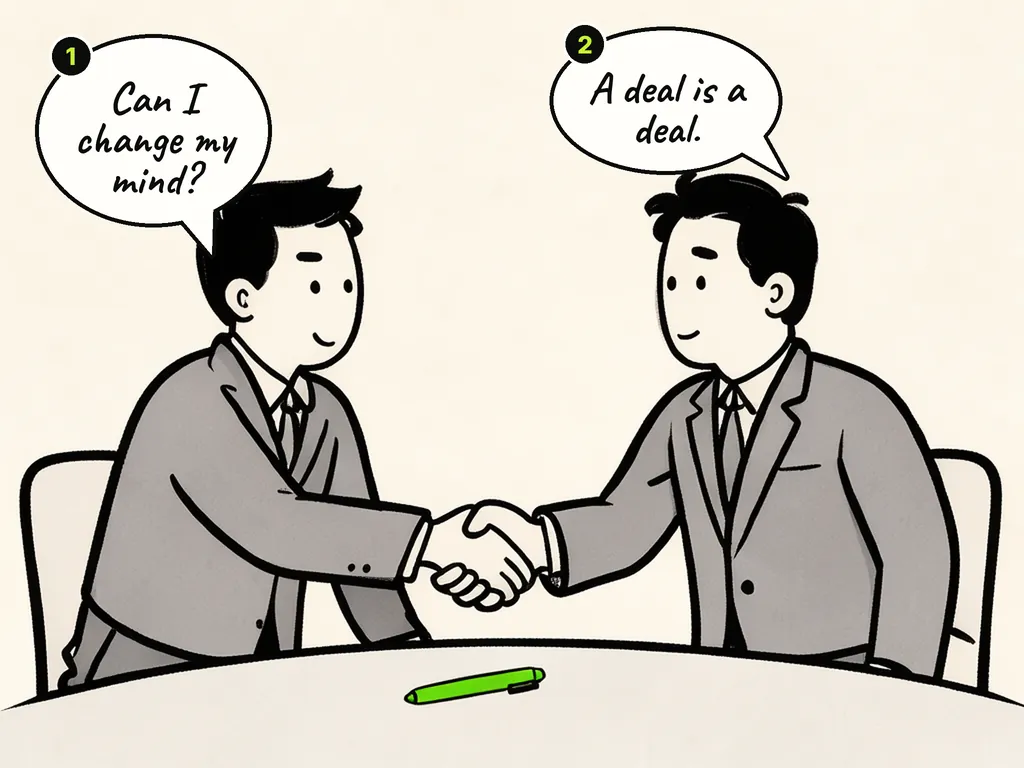
#> input picture assets/illustrations/a-deal-is-a-deal.webp, 1024 x 768 px
$ python -i lexicard_autobubbles.py   (imports and definitions only)
#> lines starting #> are read from the running program, lines starting #| are printed output that depends on the picture; after the words box and inside, x2 and y2 are one past the last pixel; in counts of white or black regions, pixels touching at a corner belong together
#> further down, picture is the input picture: PIL image 1024x768 RGB; mean R, G, B 206, 201, 191.5
"""Place Lexicard callouts automatically, then letter them with lexicard_bubbles.py.

Finds empty off-white space in a render and puts each bubble there, so nothing covers the drawing:
  - explanation clouds point at the bright lime object (the accent always marks the thing that carries the meaning);
  - spoken lines ("S: ...") become speech bubbles that point at the nearest head (the top of a figure);
  - an optional anchor after the prefix picks the target: "@left", "@right", "@middle" (that figure's head) or "@lime",
    e.g. "S: @left You back up!" or "@lime The secret gift"; "@x,y" aims at a pixel when detection gets it wrong;
    "@p1"/"@p2" aim at panel 1/2 of a two-panel image (see lexicard_batch.py);
  - a leading "!" marks the must-keep bubble (the one that states the meaning): it is placed first and is shrunk
    rather than dropped when space is tight.
Writes the placement to scenes/lexicard/bubbles/<id>.yaml so any bubble can be nudged by hand afterwards.

Usage:
    .venv-mlx/bin/python lexicard_autobubbles.py <id> <seed> "<bubble> | <bubble> | S: <spoken>"
    .venv-mlx/bin/python lexicard_autobubbles.py --plan <id>=<seed> [<id>=<seed> ...]   (bubbles from the plan TSV)
"""

import sys
from pathlib import Path

import numpy as np
import yaml
from PIL import Image, ImageFilter

import lexicard_bubbles as lb

ROOT = Path(__file__).resolve().parent
PLAN = Path.home() / "Projects/lexicard/content/illustration-plan.tsv"
GRID = 4  # analysis works on a quarter-size image
PANEL_ANCHORS = {"p1": (258, 300), "p2": (766, 300)}  # top of each panel in a two-panel image (lexicard_batch.py)


def masks(img: Image.Image):
    small = img.convert("RGB").resize((img.width // GRID, img.height // GRID))
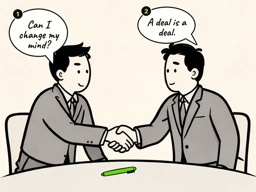
#> small: PIL image 256x192 RGB; mean R, G, B 205.9, 201, 191.7
    a = np.asarray(small).astype(int)
    corners = np.concatenate([a[:6, :6].reshape(-1, 3), a[:6, -6:].reshape(-1, 3)])
#> corners = 72 rows, first 8: [253, 246, 233], [253, 246, 233], [253, 246, 233], [253, 246, 233], [252, 245, 232], [252, 245, 232], [253, 246, 233], [253, 246, 233]
    bg = np.median(corners, axis=0)
#> bg = [252, 245, 232]
    fg = (np.abs(a - bg).sum(axis=2) > 40)
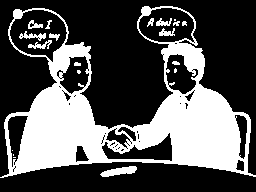
#> fg: shape (192, 256) bool; 33.3% white; 20 white regions (6 under 20 px), largest, box (x1, y1, x2, y2) and area: (0, 6, 256, 178) 15469, (100, 166, 137, 177) 232, (19, 31, 46, 41) 115
    fg_img = Image.fromarray((fg * 255).astype(np.uint8)).filter(ImageFilter.MaxFilter(7))
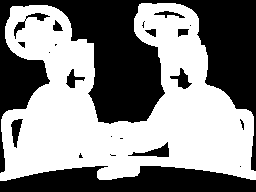
#> fg_img: PIL image 256x192 L; 53.3% white; 22 black regions (9 under 20 px), largest, box (x1, y1, x2, y2) and area: (0, 0, 256, 173) 16720, (0, 166, 256, 192) 4940, (128, 142, 169, 157) 240
    fg = np.asarray(fg_img) > 0
    r, g, b = a[..., 0], a[..., 1], a[..., 2]
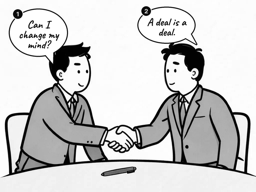
#> r: shape (192, 256) int64; min 0, max 255, mean 205.9
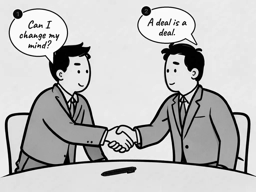
#> b: shape (192, 256) int64; min 0, max 255, mean 191.7
    lime = (g > 150) & (g - b > 70) & (r > 90) & (g > r)
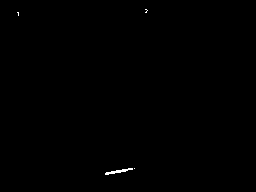
#> lime: shape (192, 256) bool; 0.17% white in thin lines or dots, all inside (x1, y1, x2, y2) = (17, 9, 148, 175)
    return fg, lime


# [130 lines left out: functions heads, size, place_in_order, place, run, not called in this run]


# [9 lines not run here, left out]

>>> from PIL import Image
>>> picture = Image.open('../../assets/illustrations/a-deal-is-a-deal.webp')
>>> result = masks(picture)

$ run again, on assets/illustrations/aloof.webp
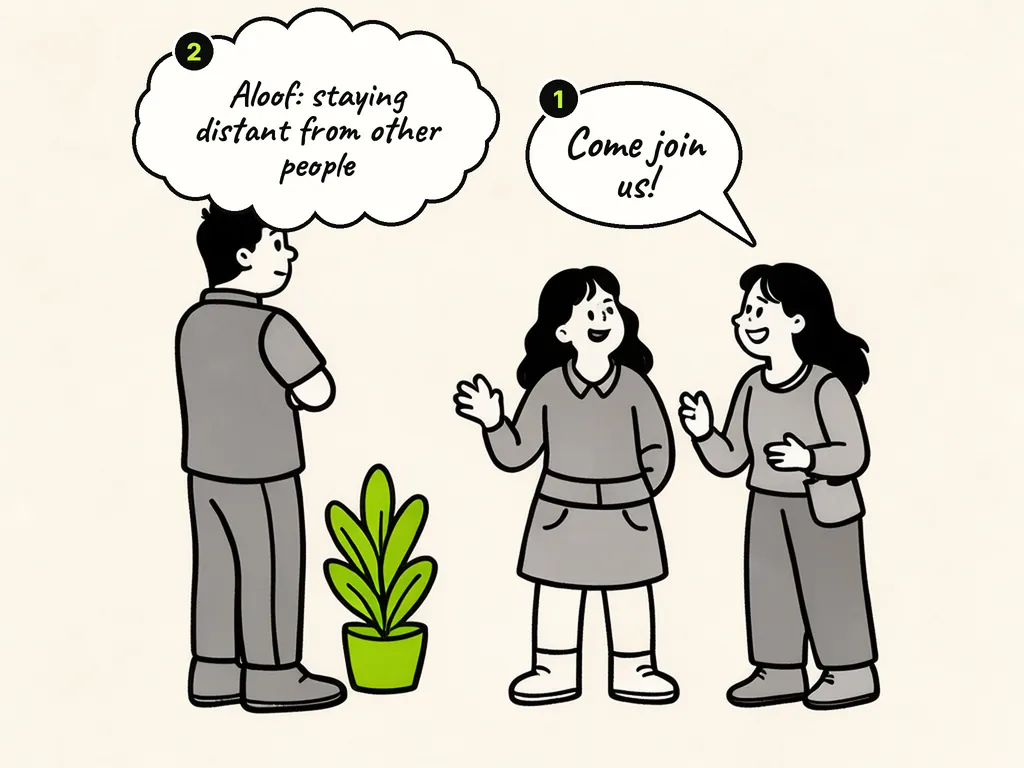
#> input picture assets/illustrations/aloof.webp, 1024 x 768 px
#> picture is the input picture: PIL image 1024x768 RGB; mean R, G, B 216.1, 212.2, 201
#> corners = 72 rows, first 8: [253, 246, 233], [253, 246, 233], [253, 246, 233], [253, 246, 235], [253, 246, 235], [253, 246, 236], [253, 246, 235], [253, 246, 235]
#> bg = [252, 246, 234]
#> in masks, `fg = (np.abs(a - bg).sum(axis=2) > 40)`:
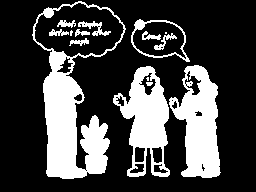
#> fg: shape (192, 256) bool; 26.8% white; 15 white regions (3 under 20 px), largest, box (x1, y1, x2, y2) and area: (32, 1, 126, 179) 5398, (169, 65, 221, 178) 3484, (113, 66, 170, 177) 3151
#> fg_img: PIL image 256x192 L; 45.7% white; 1 white region, box (x1, y1, x2, y2) and area: (29, 0, 224, 182) 22472
#> in masks, `lime = (g > 150) & (g - b > 70) & (r > 90) & (g > r)`:
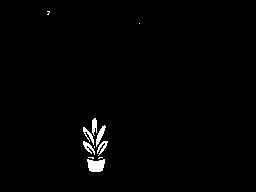
#> lime: shape (192, 256) bool; 1.2% white; 11 white regions (5 under 20 px), largest, box (x1, y1, x2, y2) and area: (87, 159, 105, 172) 184, (96, 125, 106, 147) 87, (83, 127, 94, 145) 69, (83, 141, 95, 155) 68, (92, 118, 97, 136) 67, (97, 141, 108, 156) 67

$ run again, on assets/illustrations/altruistic.webp
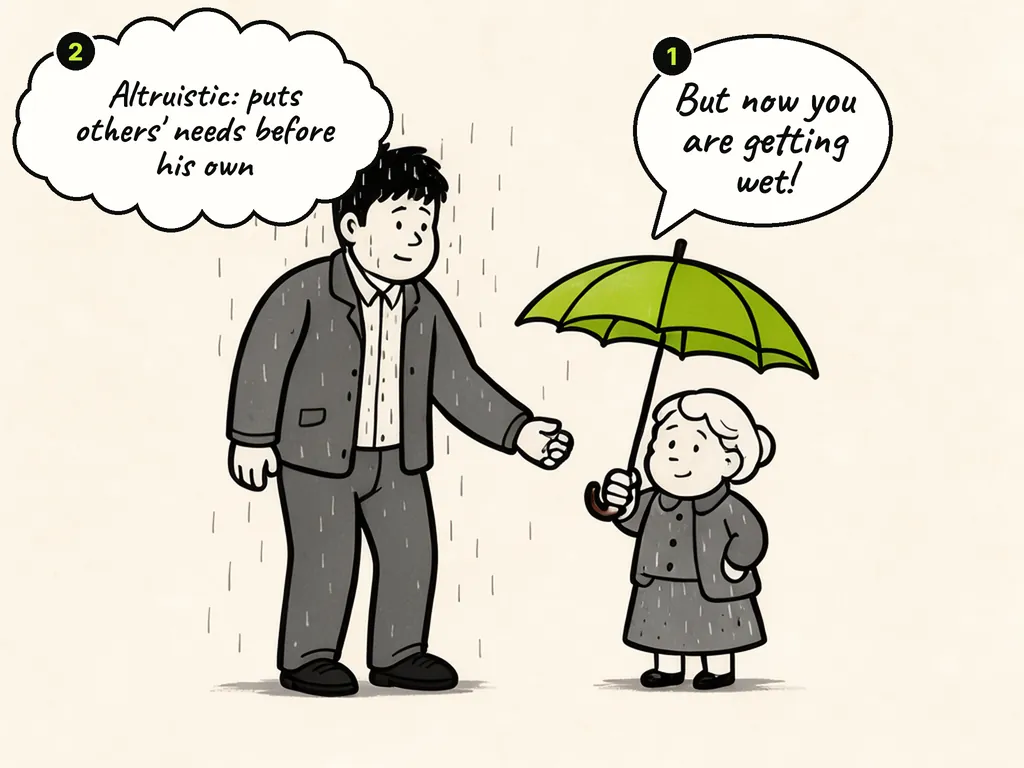
#> input picture assets/illustrations/altruistic.webp, 1024 x 768 px
#> picture is the input picture: PIL image 1024x768 RGB; mean R, G, B 218.2, 213.5, 200.4
#> corners = 72 rows, first 8: [252, 246, 237], [252, 246, 236], [252, 247, 232], [252, 247, 233], [253, 246, 233], [253, 246, 234], [252, 246, 237], [252, 246, 236]
#> bg = [253, 246, 233]
#> in masks, `fg = (np.abs(a - bg).sum(axis=2) > 40)`:
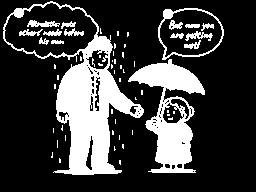
#> fg: shape (192, 256) bool; 23.7% white; 58 white regions (42 under 20 px), largest, box (x1, y1, x2, y2) and area: (3, 1, 144, 175) 6271, (128, 59, 205, 173) 3633, (158, 8, 224, 60) 453
#> fg_img: PIL image 256x192 L; 46.4% white; 4 white regions, box (x1, y1, x2, y2) and area: (0, 0, 227, 178) 22392, (48, 137, 64, 166) 273, (124, 29, 132, 40) 87, (129, 127, 136, 138) 77
#> in masks, `lime = (g > 150) & (g - b > 70) & (r > 90) & (g > r)`:
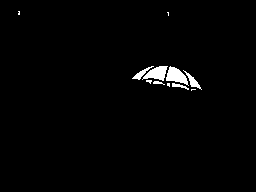
#> lime: shape (192, 256) bool; 1.6% white; 11 white regions (5 under 20 px), largest, box (x1, y1, x2, y2) and area: (166, 66, 189, 86) 245, (142, 66, 168, 81) 223, (183, 70, 202, 90) 101, (132, 66, 154, 80) 86, (172, 83, 189, 90) 48, (153, 81, 165, 85) 26

$ run again, on assets/illustrations/am-i-right.webp
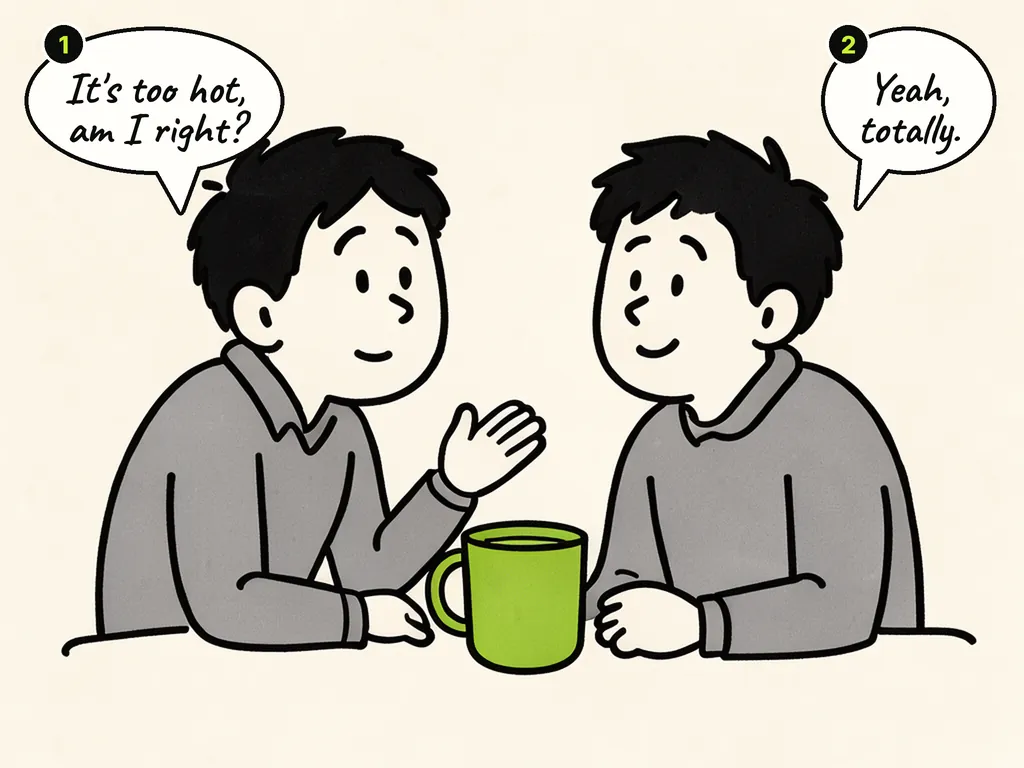
#> input picture assets/illustrations/am-i-right.webp, 1024 x 768 px
#> picture is the input picture: PIL image 1024x768 RGB; mean R, G, B 202.5, 198.2, 186.4
#> corners = 72 rows, first 8: [253, 246, 233], [253, 246, 233], [253, 246, 233], [253, 246, 233], [252, 245, 232], [252, 245, 232], [253, 246, 233], [253, 246, 233]
#> bg = [252, 245, 232]
#> in masks, `fg = (np.abs(a - bg).sum(axis=2) > 40)`:
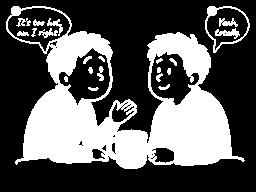
#> fg: shape (192, 256) bool; 34.9% white; 22 white regions, largest, box (x1, y1, x2, y2) and area: (6, 6, 245, 169) 15841, (205, 6, 250, 53) 353, (215, 28, 240, 39) 132
#> fg_img: PIL image 256x192 L; 53.9% white; 16 black regions (7 under 20 px), largest, box (x1, y1, x2, y2) and area: (0, 0, 256, 192) 21575, (71, 64, 96, 96) 380, (162, 69, 187, 100) 333
#> in masks, `lime = (g > 150) & (g - b > 70) & (r > 90) & (g > r)`:
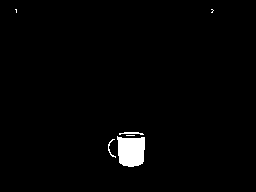
#> lime: shape (192, 256) bool; 1.7% white; 6 white regions (3 under 20 px), largest, box (x1, y1, x2, y2) and area: (117, 136, 145, 167) 730, (119, 132, 144, 135) 45, (108, 139, 116, 158) 35
